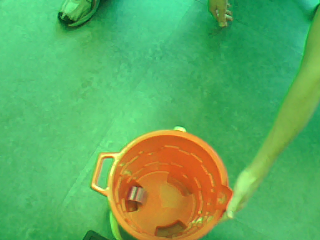
#> input picture deprecated/dcam/data/c49.pgm, 320 x 240 px
$ python mosaic.py ../../../deprecated/dcam/data/c49.pgm   (Python 2 division)
#> lines starting #> are read from the running program, lines starting #| are printed output that depends on the picture
#!/usr/bin/env python
# Software License Agreement (BSD License)
#
# Copyright (c) 2009, Willow Garage, Inc.
# All rights reserved.
#
# Redistribution and use in source and binary forms, with or without
# modification, are permitted provided that the following conditions
# are met:
#
#  * Redistributions of source code must retain the above copyright
#    notice, this list of conditions and the following disclaimer.
#  * Redistributions in binary form must reproduce the above
#    copyright notice, this list of conditions and the following
#    disclaimer in the documentation and/or other materials provided
#    with the distribution.
#  * Neither the name of the Willow Garage nor the names of its
#    contributors may be used to endorse or promote products derived
#    from this software without specific prior written permission.
#
# THIS SOFTWARE IS PROVIDED BY THE COPYRIGHT HOLDERS AND CONTRIBUTORS
# "AS IS" AND ANY EXPRESS OR IMPLIED WARRANTIES, INCLUDING, BUT NOT
# LIMITED TO, THE IMPLIED WARRANTIES OF MERCHANTABILITY AND FITNESS
# FOR A PARTICULAR PURPOSE ARE DISCLAIMED. IN NO EVENT SHALL THE
# COPYRIGHT OWNER OR CONTRIBUTORS BE LIABLE FOR ANY DIRECT, INDIRECT,
# INCIDENTAL, SPECIAL, EXEMPLARY, OR CONSEQUENTIAL DAMAGES (INCLUDING,
# BUT NOT LIMITED TO, PROCUREMENT OF SUBSTITUTE GOODS OR SERVICES;
# LOSS OF USE, DATA, OR PROFITS; OR BUSINESS INTERRUPTION) HOWEVER
# CAUSED AND ON ANY THEORY OF LIABILITY, WHETHER IN CONTRACT, STRICT
# LIABILITY, OR TORT (INCLUDING NEGLIGENCE OR OTHERWISE) ARISING IN
# ANY WAY OUT OF THE USE OF THIS SOFTWARE, EVEN IF ADVISED OF THE
# POSSIBILITY OF SUCH DAMAGE.

import Image
import sys

pictures = sys.argv[1:]
w,h = Image.open(pictures[0]).size
#> w = 320; h = 240
w /= 8
#> w = 40
h /= 8
#> h = 30
columns = 20
o = Image.new("RGB", (columns * w, ((len(pictures) + (columns-1)) / columns) * h))
#> o: PIL image 800x30 RGB; every value is 0
for i,f in enumerate(sys.argv[1:]):
  im = Image.open(f).resize((w, h))
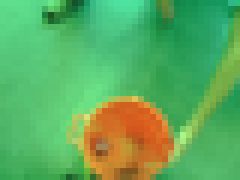
#> im: PIL image 40x30 RGB (shown 6 times larger); mean R, G, B 94, 172.9, 94.7
  o.paste(im, ((i % columns) * w, (i / columns) * h))
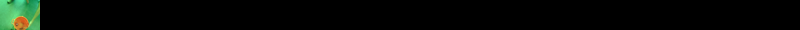
#> o: PIL image 800x30 RGB; mean R, G, B 4.7, 8.6, 4.7
o.save("mosaic.png")
